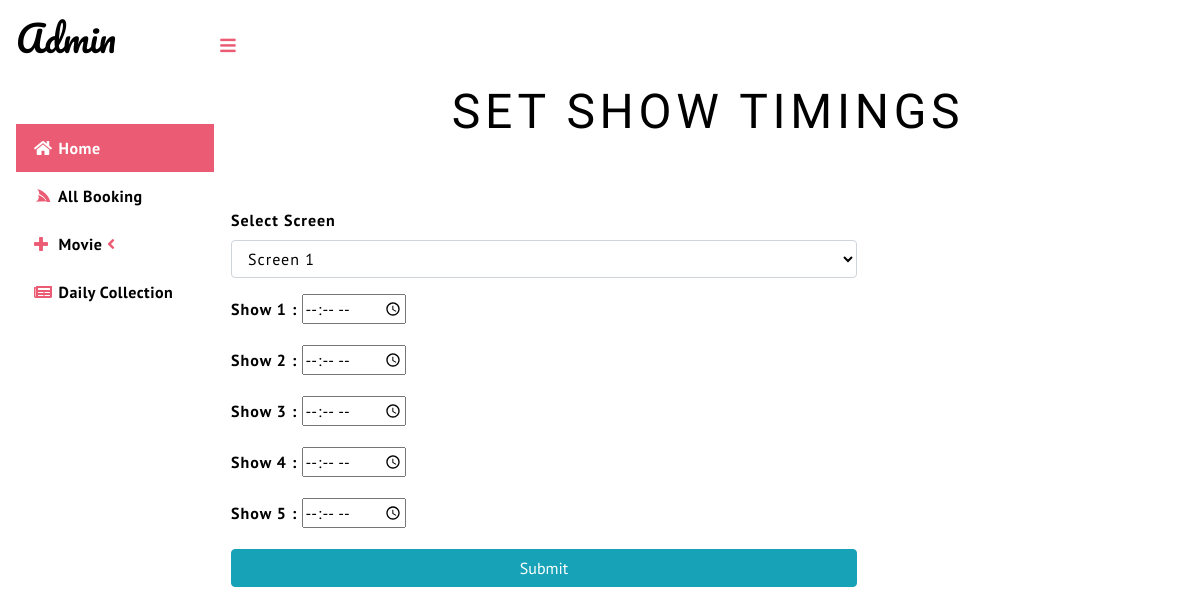
Page /setshow on the committed database.
### movie/models.py (models this page shows)
class Movie_Time(models.Model):
    screen = models.CharField(max_length=100, null=True)
    time1 = models.CharField(max_length=100, null=True)
    screen_id = models.IntegerField(null=True)
    def __str__(self):
        return str(self.screen) + " $ " + str(self.time1)

### movie/views.py (the view, shortened to what this page needs)
# urls.py: path('setshow', set_show, name="setshow"),
def set_show(request):
    context = {}
    main_d, screens_l = start_variables()
    context['screens'] = screens_l
    context["selected_screen"] = main_d[screens_l[0]]
    if request.GET:
        selected_screen = request.GET['new_data']
        return JsonResponse(main_d[selected_screen], safe=False)
    return render(request, "setshow.html", context)

### movie/views.py (called while the page is built)
def return_shows_list(screen_name):
    ret_list = []
    main_data = Movie_Time.objects.filter(screen=screen_name)
    for j in main_data:
        ret_list.append(j.time1)
    return ret_list

def start_variables():
    main_data = Movie_Time.objects.all()
    screens_list = []
    for i in main_data:
        splitting = str(i).split(" $ ")
        screens_list.append(splitting[0])
    screens_list = list(set(screens_list))
    screens_list.sort()
    main_dict = {}
    for i in screens_list:
        main_dict[i] = return_shows_list(i)
    return main_dict, screens_list

### movie/templates/setshow.html (shortened to what this page needs)
{% extends 'index_admin.html' %}
{% load static %}
{% block body %}
<section class="wthree-row pt-3 pb-5 w3-contact">
            <div class="container py-sm-5 pt-0 pb-5">
                <div class="py-lg-5 bg-pricemain text-center">
                    <h3 class="agile-title text-uppercase">Set Show Timings</h3>
                </div>
                <div class="row contact-form pt-5">
                    <div class="col-lg-8 wthree-form-left">
                        <div class="contact-top1">
                            <form action="" method="post" class="f-color" enctype="multipart/form-data">
                                <div class="form-group">
                                    <label for="screen"><b>Select Screen</b></label>
                                    <select class="form-control" name="screen" id="screen" required>
                                        {% for i in screens %}
                                            <option value="{{ i }}">{{ i }}</option>
                                        {% endfor %}
                                    </select>
                                </div>
                                {% for i in selected_screen %}
                                <div class="form-group">
                                    <label for="selected_show"><b>{{ i }} : </b></label>
                                    <input type="time" name="selected_show" id="selected_show">
                                </div>
                                {% endfor %}
                                <button type="submit" class="btn btn-info btn-block">Submit</button>
                              </form>
                </div>
            </div>
        </section>
{% endblock %}

### movie/static/css1/style.css (style rules this page uses)
html, body { font-family: 'PT Sans', sans-serif; font-size: 100%; overflow-x: hidden; background: #fff; }
h1, h2, h3, h4, h5, h6 { margin: 0; font-family: 'Yanone Kaffeesatz', sans-serif; }
.cbp-spmenu-push { overflow-x: hidden; position: relative; }
.cbp-spmenu, .cbp-spmenu-push { -webkit-transition: all 0.3s ease; -moz-transition: all 0.3s ease; transition: all 0.3s ease; }
h3.agile-title { color: #000; font-size: 3em; line-height: 0px; font-weight: 400; letter-spacing: 4.7px; }
.contact-top1 .form-group label, form.f-color .form-control { color: #000; letter-spacing: 1px; }
.form-control { font-family: 'PT Sans', sans-serif; }

### rows in the picture
Movie_Time: selected_screen "Show 1"
Movie_Time: selected_screen "Show 2"
Movie_Time: selected_screen "Show 3"
Movie_Time: selected_screen "Show 4"
Movie_Time: selected_screen "Show 5"

### other values in the picture
form field screen "Screen 1"
